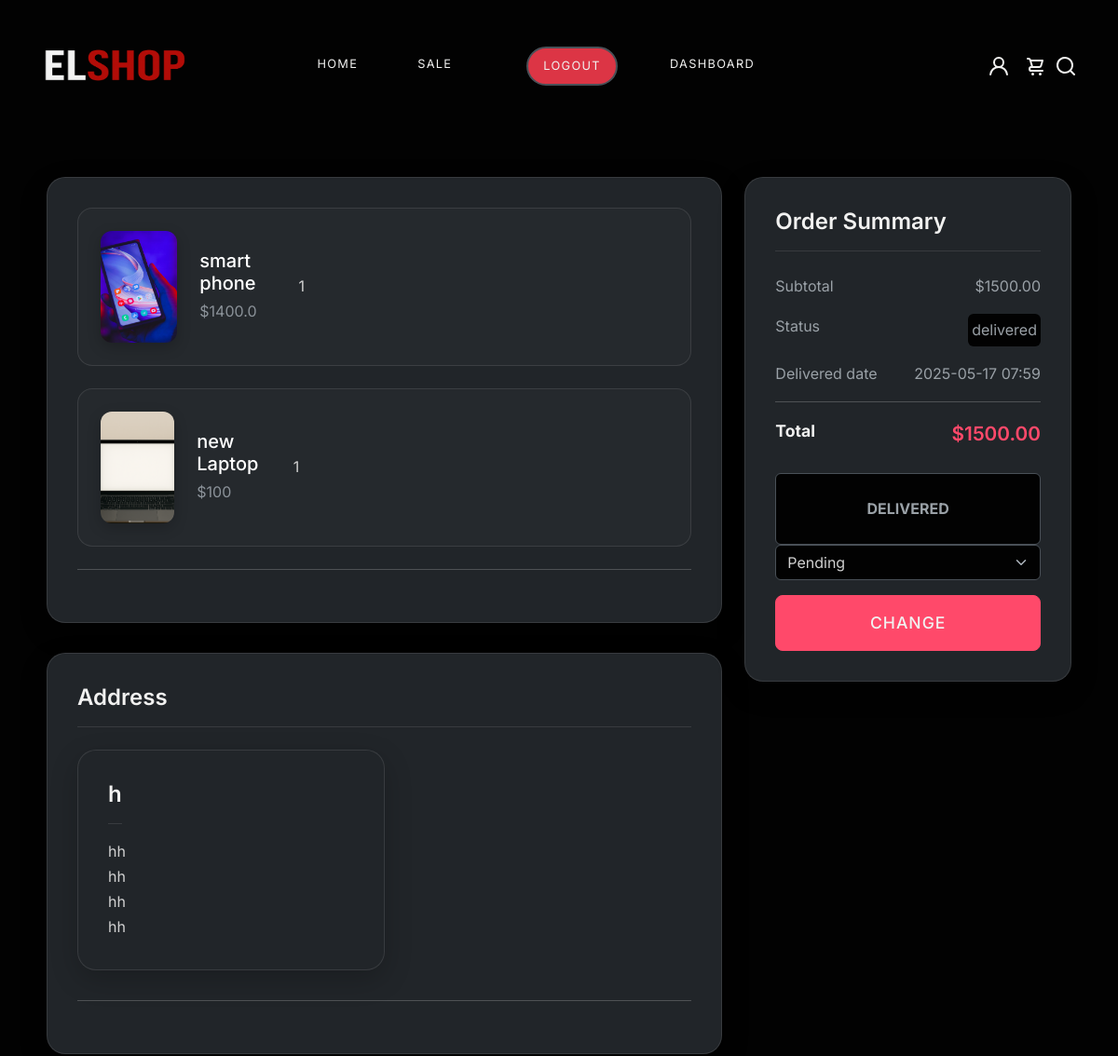
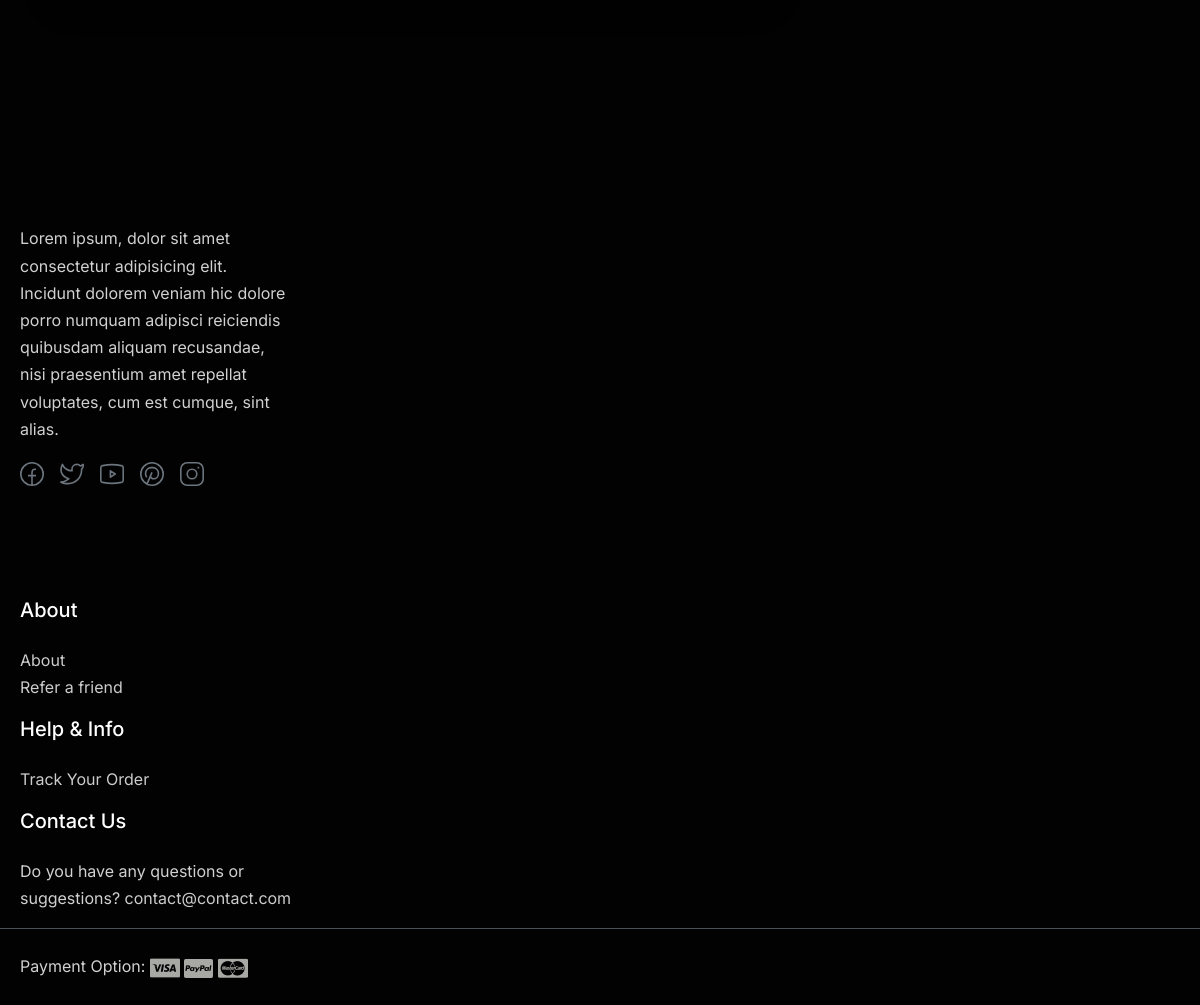
Page /dashboard/orders/37/ (signed in) on the committed database (2 pictures, top to bottom).
### payment/models.py (models this page shows, shortened)
class OrderItem(models.Model):
    order = models.ForeignKey(Order,on_delete=models.CASCADE)
    product = models.ForeignKey(Product,on_delete=models.CASCADE)
    quantity = models.IntegerField(default=1)
    product_price = models.IntegerField(default=0)
    user = models.ForeignKey(User,on_delete=models.CASCADE)

class Order(models.Model):
    STATUS_ORDER = (
        ("pending","PEDING"),
        ("processing","PROCESSING"),
        ("cancelled","CANCELLED"),
        ("delivered","DELIVERED")
    )
    user = models.ForeignKey(User,on_delete=models.CASCADE)
    address = models.ForeignKey(AddressUser,on_delete=models.CASCADE)
    shiped_date = models.DateTimeField(blank=True,null=True)
    date_ordered = models.DateTimeField(auto_now_add=True)
    date_payed = models.DateTimeField(blank=True,null=True)
    invoice = models.CharField(max_length=255,blank=True,null=True)
    payer_id = models.CharField(max_length=255,blank=True,null=True)
    order_status = models.CharField(choices=STATUS_ORDER,default="pending")
    amount = models.DecimalField(max_digits=10,decimal_places=2)

### shop/models.py (models this page shows, shortened)
class Product(models.Model):
    name = models.CharField(max_length=255)
    mini_description = models.TextField()
    factory = models.CharField(max_length=255)
    image = models.ImageField(upload_to="upload/images/product")
    category = models.ForeignKey(Category, on_delete=models.CASCADE)
    slug = models.SlugField(unique=True,blank=True,null=True)
    count_rating = models.IntegerField(default=0)
    price = models.IntegerField(default=0)
    discount = models.IntegerField(default=0)
    is_sale = models.BooleanField(default=False)
    @property
    def sale_price(self):
        if self.is_sale:
            sale_p = self.price - (self.price * self.discount / 100)
            return sale_p
    class Meta:
        verbose_name = "Product"
        verbose_name_plural = "Products"

### accounts/models.py (models this page shows, shortened)
class AddressUser(models.Model):
    user = models.ForeignKey(User , on_delete=models.CASCADE)
    address_title = models.CharField(max_length=50)
    street = models.CharField(max_length=255)
    city = models.CharField(max_length=255)
    state = models.CharField(max_length=255)
    zip_code = models.CharField(max_length=15)

### dashboard/views.py (the view)
# urls.py: path("orders/<int:id>/",views.detail_order_dashboard,name="D_order"),
def detail_order_dashboard(request,id):
    if request.user.is_authenticated and (request.user.is_staff or request.user.is_superuser):
        order = get_object_or_404(Order, id = id)
        if request.method == "POST":
            if request.user.has_perm("payemnt.change_order"):
                order_status = request.POST.get("order_status")
                order.order_status = order_status
                order.save()
                return redirect(reverse("D_order",args=[order.id]))
        return render(request,"dashboard/order.html",{"order":order})
    return redirect("home")

### cart/cart.py (called while the page is built)
    def __len__(self):
        return len(self.cart)

### cart/context_processors.py (called while the page is built)
def cart(request):
    return {"cart":Cart(request)}

### templates/dashboard/order.html (shortened to what this page needs)
{% extends 'index.html' %}
{% load static %}
{% block content %}
{% if perms.payment.view_order %}
    <section class="cart py-5">
        <div class="container">
            <div class="row">
                <div class="col-lg-8 mb-0 pb-0">
                    <div class="card">
                        <div class="card-body">
                            {% for item in order.orderitem_set.all %}
                                <div class="cart-item mb-4">
                                    <div class="row align-items-center">
                                        <div class="col-md-4">
                                            <img src="{{item.product.image.url}}" alt="Product" class="img-fluid ">
                                        </div>
                                        <div class="col-md-4">
                                            <h5 class="mb-1">{{item.product.name}}</h5>
                                            {% if item.product.is_sale %}
                                                <p class="text-muted mb-0">${{item.product.sale_price}}</p>
                                            {% else %}
                                                <p class="text-muted mb-0">${{item.product.price}}</p>
                                            {% endif %}
                                        </div>
                                        <div class="col-md-2">
                                            {{item.quantity}}
                                        </div>
                                    </div>
                                </div>
                            {% endfor %}
                            <hr class="my-4">
                        </div>
                    </div>
                    <div class="card">
                        <div class="card-body">
                            <h4 class="card-title mb-4 cart-len">Address</h4>
                        <div class="col-md-6 mb-4">
                          <div class="card h-100">
                            <div class="card-body">
                              <div class="d-flex justify-content-between align-items-start mb-3">
                                <h5 class="card-title mb-0">{{order.address.address_title}}</h5>
                              </div>
                              <p class="card-text">
                                {{order.address.street}}<br>
                                {{order.address.city}}<br>
                                {{order.address.state}}<br>
                                {{order.address.zip_code}}
                              </p>
                            </div>
                          </div>
                        </div>
                            <hr class="my-4">
                        </div>
                    </div>
                </div>
                <div class="col-lg-4">
                    <div class="card">
                        <div class="card-body">
                            <h4 class="card-title mb-4">Order Summary</h4>
                            <div class="d-flex justify-content-between mb-3">
                                <span>Subtotal</span>
                                <span class="sub-t">${{order.amount}}</span>
                            </div>
                            <div class="d-flex justify-content-between mb-3">
                                <span>Status</span>
                                <span class="bg-black p-1 rounded">{{order.order_status}}</span>
                            </div>
                            {% if order.order_status == "delivered" %}
                                <div class="d-flex justify-content-between mb-3">
                                    <span>Delivered date</span>
                                    <span>{{order.shiped_date|date:"Y-m-d H:i"}}</span>
                                </div>
                            {% endif %}
                            <hr>
                            <div class="d-flex justify-content-between mb-4">
                                <strong>Total</strong>
                                <strong class="text-primary total">${{order.amount}}</strong>
                            </div>
                            {% if perms.payment.change_order %}
                                <div class="w-100 d-flex justify-content-center rounded text-uppercase fw-bold bg-black py-4 border">
                                    <span>{{order.order_status}}</span>
                                </div>
                                <form action="" method="POST" >
                                    <select name="order_status" class="form-select" id="id_order_status">
                                        <option value="pending" selected>Pending</option>
                                    </select>
                                    <button type="submit" class="btn btn-primary">change</button>
                                </form>
                            {% else %}
                                <div class="w-100 d-flex justify-content-center rounded text-uppercase fw-bold bg-black py-4 border">
                                    <span>{{order.order_status}}</span>
                                </div>
                            {% endif %}
                        </div>
                    </div>
                </div>
            </div>
        </div>
    </section>
{% endif %}
{% endblock content %}

### static/css/style.css (style rules this page uses)
body { --heading-font: "Inter", Roboto, sans-serif; --heading-font-weight: 500; --heading-color: var(--bs-dark); --heading-line-height: 1.24; --swiper-theme-color: var(--bs-primary); --swiper-pagination-bottom: 0; --swiper-pagination-bullet-inactive-color: #fff; --swiper-pagination-bullet-inactive-opacity: 1; --swiper-pagination-bullet-horizontal-gap: 15px; --swiper-pagination-bullet-size: 7px; --swiper-pagination-bullet-width: 7px; --custom-easing: cubic-bezier(.17,.67,.83,.67); --bs-body-font-family: "Inter", Roboto, sans-serif; --bs-body-font-size: 1rem; --bs-body-font-weight: 400; --bs-body-line-height: 1.7; --bs-body-color: #8f8f8f; --bs-body-color-rgb: 143, 143, 143; --bs-primary: #FF496A; --bs-primary-dark: #af2c44; --bs-secondary: #6c757d; --bs-black: #020202; --bs-light: #F1F1F0; --bs-dark: #212529; --bs-gray: #9aa1a7; --bs-gray-dark: #51565b; --bs-primary-rgb: 255, 73, 106; --bs-secondary-rgb: 108, 117, 125; --bs-black-rgb: 2, 2, 2; --bs-light-rgb: 241, 241, 240; --bs-dark-rgb: 33, 37, 41; --bs-link-color: var(--bs-dark); --bs-link-color-rgb: 17, 17, 17; --bs-link-decoration: underline; --bs-link-hover-color: var(--bs-primary); --bs-link-hover-color-rgb: 17, 17, 17; }
h1, .h1, h2, .h2, h3, .h3, h4, .h4, h5, .h5, h6, .h6 { font-family: var(--heading-font); font-weight: var(--heading-font-weight); color: var(--heading-color); line-height: var(--heading-line-height); }
.btn { --bs-btn-border-radius: 0; }
.btn-primary { --bs-btn-color: #fff; --bs-btn-bg: var(--bs-primary); --bs-btn-border-color: var(--bs-primary); --bs-btn-hover-color: #fff; --bs-btn-hover-bg: var(--bs-primary-dark); --bs-btn-hover-border-color: var(--bs-primary-dark); --bs-btn-focus-shadow-rgb: 49, 132, 253; --bs-btn-active-color: #fff; --bs-btn-active-bg: var(--bs-secondary); --bs-btn-active-border-color: var(--bs-secondary); --bs-btn-active-shadow: inset 0 3px 5px rgba(0, 0, 0, 0.125); --bs-btn-disabled-color: #fff; --bs-btn-disabled-bg: var(--bs-primary); --bs-btn-disabled-border-color: var(--bs-primary); }
[data-bs-theme=dark] { color-scheme: dark; --heading-color: #fff; --bs-link-color: #CCCCCC; --bs-link-hover-color: var(--bs-primary); --bs-link-color-rgb: 204, 204, 204; --bs-link-hover-color-rgb: var(--bs-primary-rgb); --bs-body-color: #d1d1d1; --bs-body-bg: #020202; --bs-body-bg-rgb: 2, 2, 2; }
.container, .container-fluid, .container-lg, .container-md, .container-sm, .container-xl, .container-xxl { --bs-gutter-x: 2.5rem; }
.cart { padding-top: 100px; background-color: var(--bs-body-bg); min-height: calc(100vh - 100px); }
.cart .card { background-color: var(--bs-dark); border: 1px solid rgba(255, 255, 255, 0.1); box-shadow: 0 10px 30px rgba(0, 0, 0, 0.2); transition: all 0.3s ease; border-radius: 20px; overflow: hidden; margin-bottom: 2rem; }
.cart .card-title { font-family: var(--heading-font); font-weight: 600; color: var(--bs-light); font-size: 1.5rem; margin-bottom: 1.5rem; padding-bottom: 1rem; border-bottom: 1px solid rgba(255, 255, 255, 0.1); }
.cart-item { padding: 1.5rem; border-radius: 16px; transition: all 0.3s ease; border: 1px solid rgba(255, 255, 255, 0.1); display: flex; align-items: center; gap: 1.5rem; background-color: rgba(255, 255, 255, 0.02); position: relative; }
.cart-item img { width: 120px; height: 120px; object-fit: cover; border-radius: 12px; box-shadow: 0 5px 15px rgba(0, 0, 0, 0.2); transition: all 0.3s ease; }
.cart .card-body { padding: 2rem; }
.cart .card-body span { color: var(--bs-gray); font-size: 1rem; }
.cart .card-body strong { color: var(--bs-light); font-size: 1.1rem; }
.cart .card-body .text-primary { color: var(--bs-primary) !important; font-size: 1.3rem; font-weight: 600; }
.cart .btn-primary { background-color: var(--bs-primary); border-color: var(--bs-primary); color: var(--bs-light); font-family: var(--heading-font); font-weight: 500; text-transform: uppercase; letter-spacing: 1px; padding: 1rem 2rem; transition: all 0.3s ease; border-radius: 8px; height: 60px; font-size: 1.1rem; width: 100%; margin-top: 1rem; }

### rows in the picture
OrderItem: product.image (picture), product.name "smart phone", product.sale_price "1400.0", quantity "1"
OrderItem: product.image (picture), product.name "new Laptop", product.price "100", quantity "1"
Order: address.address_title "h", address.street "hh", address.city "hh", address.state "hh", address.zip_code "hh", amount "1500.00", order_status "delivered", shiped_date "2025-05-17 07:59", order_status "DELIVERED"
